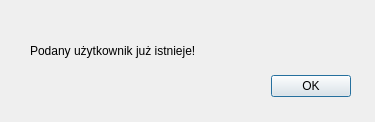
<?xml version="1.0" encoding="UTF-8"?>
<ui version="4.0">
 <class>ErrorCreatingUserWindow</class>
 <widget class="QDialog" name="ErrorCreatingUserWindow">
  <property name="geometry">
   <rect>
    <x>0</x>
    <y>0</y>
    <width>375</width>
    <height>122</height>
   </rect>
  </property>
  <property name="windowTitle">
   <string>Błąd</string>
  </property>
  <widget class="QDialogButtonBox" name="buttonBox">
   <property name="geometry">
    <rect>
     <x>10</x>
     <y>70</y>
     <width>341</width>
     <height>32</height>
    </rect>
   </property>
   <property name="orientation">
    <enum>Qt::Horizontal</enum>
   </property>
   <property name="standardButtons">
    <set>QDialogButtonBox::Ok</set>
   </property>
  </widget>
  <widget class="QLabel" name="label">
   <property name="geometry">
    <rect>
     <x>30</x>
     <y>30</y>
     <width>241</width>
     <height>41</height>
    </rect>
   </property>
   <property name="text">
    <string>Podany użytkownik już istnieje!</string>
   </property>
  </widget>
 </widget>
 <resources/>
 <connections>
  <connection>
   <sender>buttonBox</sender>
   <signal>accepted()</signal>
   <receiver>ErrorCreatingUserWindow</receiver>
   <slot>accept()</slot>
   <hints>
    <hint type="sourcelabel">
     <x>248</x>
     <y>254</y>
    </hint>
    <hint type="destinationlabel">
     <x>157</x>
     <y>274</y>
    </hint>
   </hints>
  </connection>
  <connection>
   <sender>buttonBox</sender>
   <signal>rejected()</signal>
   <receiver>ErrorCreatingUserWindow</receiver>
   <slot>reject()</slot>
   <hints>
    <hint type="sourcelabel">
     <x>316</x>
     <y>260</y>
    </hint>
    <hint type="destinationlabel">
     <x>286</x>
     <y>274</y>
    </hint>
   </hints>
  </connection>
 </connections>
</ui>
